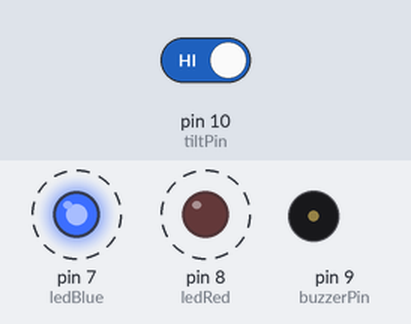
The sketch below on a simulated Arduino Uno, built with avr-gcc and run on an emulated ATmega328P. Parts: output pins drawn as LEDs (lit = HIGH), buzzer (waves = sounding, pin HIGH). Dashed ring = blinking. The test bench sets the inputs (shaded band); at power-on: pin 10 (tiltPin) HIGH.

Above: at 2.8 s.
2.9 s: pin 10 (tiltPin) driven LOW
At 3.3 s:
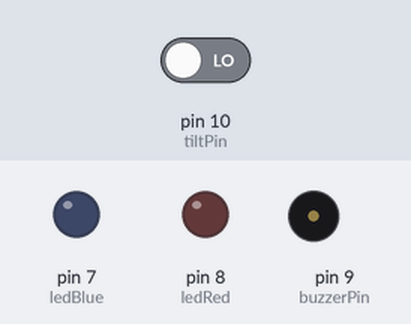
4.5 s: pin 10 (tiltPin) driven HIGH
At 4.9 s:
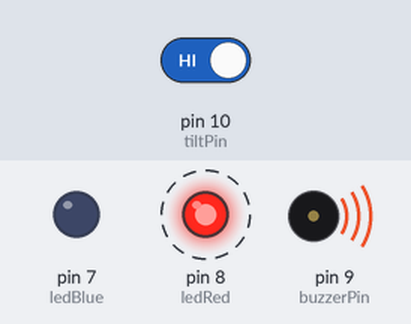
Timing chart, 0 to 14.5 s (numbered marks = the images above; inputs shaded):
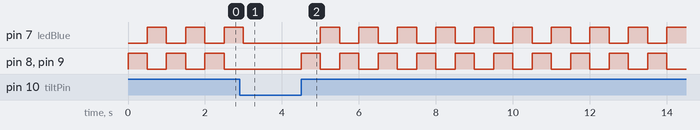

Measured:
- after the input at 2.9 s, pin 7 (ledBlue): goes on until 3.0 s, then stays LOW; pin 8 (ledRed), pin 9 (buzzerPin): stays LOW (without the input it goes to HIGH after 0.10 s)
- after the input at 4.5 s, pin 7 (ledBlue): alternates HIGH for 0.50 s and LOW for 0.50 s, starting after 0.50 s; pin 8 (ledRed), pin 9 (buzzerPin): alternates HIGH for 0.50 s and LOW for 0.50 s, starting at once
- by itself, pin 7 (ledBlue), pin 8 (ledRed), pin 9 (buzzerPin): alternates HIGH for 0.50 s and LOW for 0.50 s

The sketch:

tilt_switch.ino
```cpp
int ledRed = 8;
int ledBlue = 7;
int buzzerPin = 9;
int tiltPin = 10;

void setup() {
  // put your setup code here, to run once:
  pinMode(ledRed, OUTPUT);
  pinMode(ledBlue, OUTPUT);
  pinMode(buzzerPin, OUTPUT);
  pinMode(tiltPin, INPUT_PULLUP);

  digitalWrite(ledRed, LOW);
  digitalWrite(ledBlue, LOW);
  digitalWrite(buzzerPin, LOW);
}

void loop() {
  // put your main code here, to run repeatedly:
  if (digitalRead(tiltPin) == HIGH) {
    digitalWrite(ledRed, HIGH);
    digitalWrite(ledBlue, LOW);
    digitalWrite(buzzerPin, HIGH);
    delay(500);
    digitalWrite(ledRed, LOW);
    digitalWrite(ledBlue, HIGH);
    digitalWrite(buzzerPin, LOW);
    delay(500);
  }
  else {
    digitalWrite(ledRed, LOW);
    digitalWrite(ledBlue, LOW);
    digitalWrite(buzzerPin, LOW);
  }
}
```
